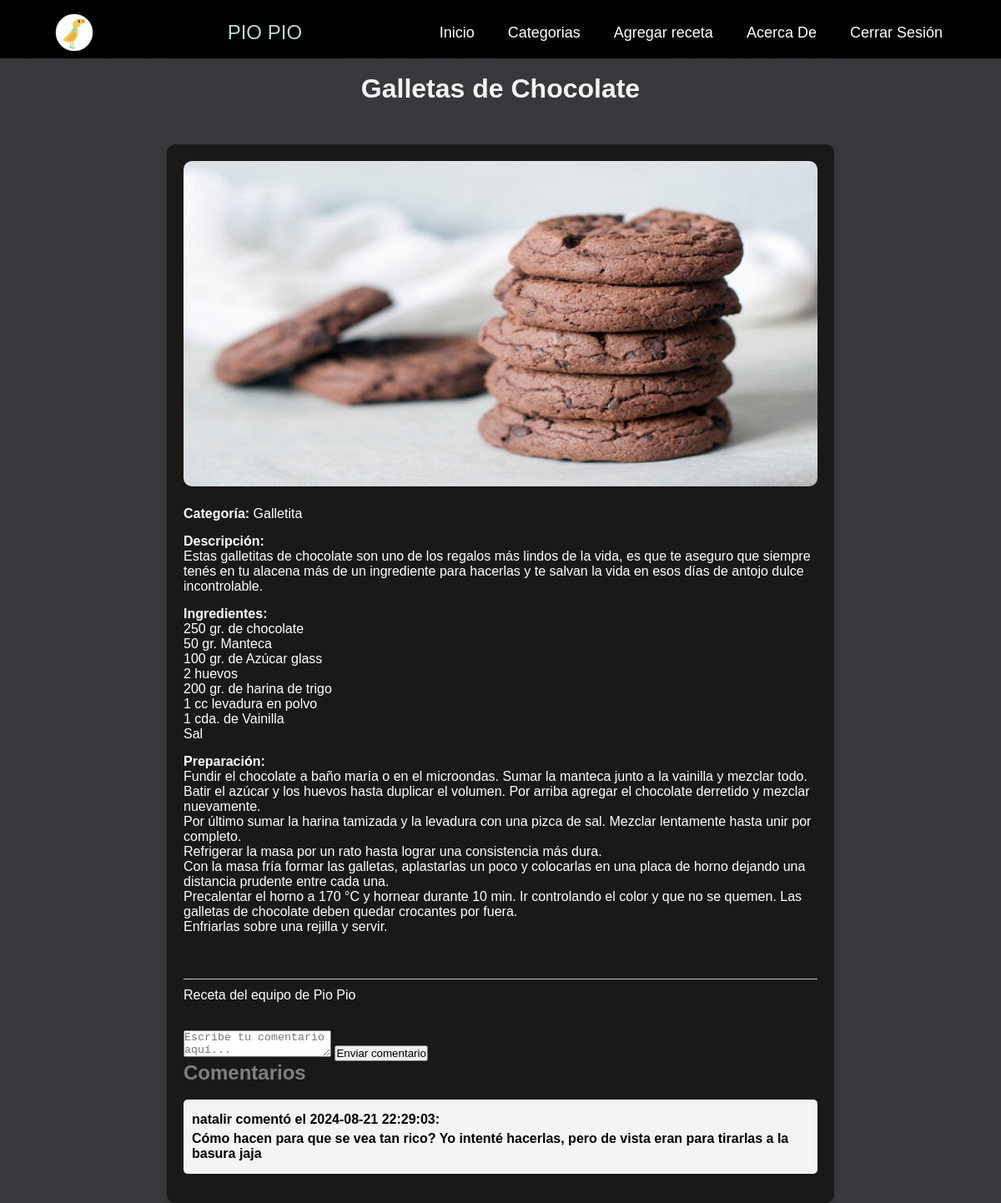
Page /detalle_receta.php?id=3 (signed in) on the committed database.
### tables this page shows
CREATE TABLE `recetas` (
  `IDRecetas` int(11) NOT NULL,
  `Titulo` varchar(255) NOT NULL,
  `Descripcion` text NOT NULL,
  `Ingredientes` text NOT NULL,
  `Preparacion` text NOT NULL,
  `imagen` varchar(255) DEFAULT 'default.jpg',
  `IDCateg` int(11) NOT NULL,
  `IDUsuarios` int(11) DEFAULT NULL
);

CREATE TABLE `categorias` (
  `IDCateg` int(11) NOT NULL,
  `Categoria` varchar(255) NOT NULL
);

CREATE TABLE `comentarios` (
  `IDComentario` int(11) NOT NULL,
  `IDRecetas` int(11) DEFAULT NULL,
  `IDUsuarios` int(11) DEFAULT NULL,
  `comentario` text NOT NULL,
  `fecha` timestamp NOT NULL DEFAULT current_timestamp()
);

CREATE TABLE `usuarios` (
  `IDUsuarios` int(11) NOT NULL,
  `Usuario` varchar(50) NOT NULL,
  `Clave` varchar(15) NOT NULL,
  `CorreoElectronico` varchar(50) NOT NULL
);

### detalle_receta.php (the view, shortened to what this page needs)
<?php
include('Conexion.php');
$id = $_GET['id'];
$sql = "SELECT recetas.Titulo, recetas.Descripcion, recetas.Ingredientes, recetas.Preparacion, recetas.imagen,
               categorias.Categoria AS categoria, usuarios.Usuario AS nombre_usuario
        FROM recetas
        JOIN categorias ON recetas.IDCateg = categorias.IDCateg
        LEFT JOIN usuarios ON recetas.IDUsuarios = usuarios.IDUsuarios
        WHERE recetas.IDRecetas = $id";
$result = $conexion->query($sql);
if ($result->num_rows > 0) {
    $row = $result->fetch_assoc();
} else {
    echo "Receta no encontrada.";
    exit;
}
?>
<!DOCTYPE html>
<html lang="es">
<head>
    <link rel="stylesheet" href="CSS/DetStyle.css">
</head>
<body>
<header>
        <div class="back">
            <div class="menu container">
                <img class="log" src="Imagenes/Pio_Pio.png" alt="Pio Pio logo">
                <a href="#" class="logo">Pio Pio</a>
                <nav class="navbar">
                    <ul>
                        <li><a href="Home.php">Inicio</a></li>
                        <li id="menu-item">
                            <a href="#">Categorias</a>
                        </li>
                        <li><a href="AgregarReceta.php">Agregar receta</a></li>
                        <li><a href="AcercaDe.php">Acerca De</a></li>
                        <li><a href="CerrarSesion.php" role="button">Cerrar Sesión</a></li>
                    </ul>
                </nav>
            </div>
        </div>
    </header>
    <br>
    <h1><?php echo $row['Titulo']; ?></h1>
    <br>
    <div class="receta-detalle">
        <?php if ($row['imagen']) { ?>
            <img src="imagenes/<?php echo $row['imagen']; ?>" alt="<?php echo $row['Titulo']; ?>" class="imagen-receta">
        <?php } ?>
        <p><strong>Categoría:</strong> <?php echo $row['categoria']; ?></p>
        <p><strong>Descripción:</strong> <br> <?php echo $row['Descripcion']; ?></p>
        <p><strong>Ingredientes:</strong> <br> <?php echo nl2br($row['Ingredientes']); ?></p>
        <p><strong>Preparación:</strong> <br> <?php echo nl2br($row['Preparacion']); ?></p>
        <br>
        <footer>
            <?php if (!empty($row['nombre_usuario'])): ?>
                <p>Recetado por: <strong><?php echo htmlspecialchars($row['nombre_usuario']); ?></strong></p>
            <?php else: ?>
                <p>Receta del equipo de Pio Pio</p>
            <?php endif; ?>
            <br>
            <?php
            if (isset($_SESSION['Usuario'])) {
                ?>
                <form action="comentario.php" method="post">
                    <textarea name="comentario" placeholder="Escribe tu comentario aquí..." required></textarea>
                    <button type="submit">Enviar comentario</button>
                </form>
                <?php
            }
            ?>
            <?php
                $sql_comentarios = "SELECT comentarios.Comentario, comentarios.fecha, usuarios.Usuario
                                FROM comentarios
                                JOIN usuarios ON comentarios.IDUsuarios = usuarios.IDUsuarios
                                WHERE comentarios.IDRecetas = ?
                                ORDER BY comentarios.fecha DESC";
                $stmt = $conexion->prepare($sql_comentarios);
                $stmt->bind_param("i", $id);
                $stmt->execute();
                $result_comentarios = $stmt->get_result();
                if ($result_comentarios->num_rows > 0) {
                    echo "<h2><strong>Comentarios<strong></h2>";
                    echo "<br>";
                    while ($comentario = $result_comentarios->fetch_assoc()) {
                        echo "<div class='comentario'>";
                        echo "<p><strong>" . htmlspecialchars($comentario['Usuario']) . "</strong> comentó el " . $comentario['fecha'] . ":</p>";
                        echo "<p>" . htmlspecialchars($comentario['Comentario']) . "</p>";
                        echo "</div>";
                    }
                } else {
                    echo "<p>Sé el primero en comentar.</p>";
                }
            ?>
        </footer>
    </div>
</body>
</html>

### CSS/DetStyle.css (style rules this page uses)
* { margin: 0; padding: 0; box-sizing: border-box; text-decoration: none; list-style: none; }
body { min-height: 100vh; background: linear-gradient(rgba(5, 7, 12, 0.8), rgba(5, 7, 12, 0.8)), url(Fondos/Ingredents.jpg) no-repeat center center fixed; background-size: cover; font-family: Arial, Helvetica, sans-serif; }
footer { color: grey; margin-top: 20px; border-top: 1px solid #ccc; padding-top: 10px; }
footer .comentario { background-color: #f4f4f4; padding: 10px; margin-bottom: 15px; border-radius: 5px; }
footer .comentario p { color: black; margin: 5px 0; }
.receta-detalle { max-width: 800px; margin: auto; padding: 20px; background-color: rgb(26, 24, 24); border-radius: 10px; box-shadow: 0 4px 8px rgba(0, 0, 0, 0.1); }
.receta-detalle img { width: 100%; height: 390px; border-radius: 10px; margin-bottom: 20px; }
.receta-detalle p { color: white; margin-bottom: 15px; }
h1 { text-align: center; margin-bottom: 30px; color: whitesmoke; }
.container { max-width: 1100px; margin: 0 auto; }
.back { padding: 35px 0; background-color: black; }
.menu { position: absolute; top: 0; left: 0; right: 0; display: flex; align-items: center; justify-content: space-between; z-index: 1000; }
.logo { font-size: 24px; color: #bad8cd; font-weight: 450; text-transform: uppercase; }
.log { font-size: 24px; text-transform: uppercase; height: 78px; width: auto; }
.menu .navbar ul li { position: relative; float: left; }
.menu .navbar ul li a { font-size: 18px; padding: 20px; color: #FFFFFF; display: block; }

### rows in the picture
recetas: Titulo "Galletas de Chocolate", imagen (picture), IDCateg.Categoria "Galletita", Descripcion "Estas galletitas de chocolate son uno de los regalos más lindos de la vida, es que te aseguro que siempre tenés en tu alacena más de un ingrediente para hacerlas y te salvan la vida en esos días de antojo dulce incontrolable.", Ingredientes "250 gr. de chocolate 50 gr. Manteca 100 gr. de Azúcar glass 2 huevos 200 gr. de harina de trigo 1 cc levadura en polvo 1 cda. de Vainilla Sal", Preparacion "Fundir el chocolate a baño maría o en el microondas. Sumar la manteca junto a la vainilla y mezclar todo. Batir el azúcar y los huevos hasta duplicar el volumen. Por arriba agregar el chocolate derretido y mezclar nuevamente. Por último sumar la harina tamizada y la levadura con una pizca de sal. Mezclar lentamente hasta unir por completo. Refrigerar la masa por un rato hasta lograr una consistencia más dura. Con la masa fría formar las galletas, aplastarlas un poco y colocarlas en una placa de horno dejando una distancia prudente entre cada una. Precalentar el horno a 170 °C y hornear durante 10 min. Ir controlando el color y que no se quemen. Las galletas de chocolate deben quedar…"
comentarios: IDUsuarios.Usuario "natalir", fecha "2024-08-21 22:29:03", comentario "Cómo hacen para que se vea tan rico? Yo intenté hacerlas, pero de vista eran para tirarlas a la basura jaja"
